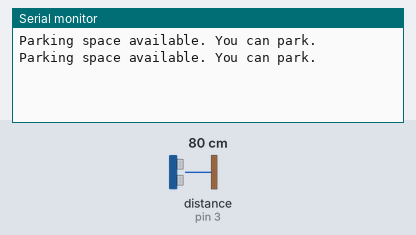
The sketch below on a simulated Arduino Uno, built with avr-gcc and run on an emulated ATmega328P. On the bench: the last lines printed to the serial monitor. The inputs (shaded band) are chosen by the test bench; at power-on: distance to the obstacle (sensor on pin 3) 80 cm. The echo pulse lasts 58.3 µs per cm.

Above: at 1.8 s.
1.9 s: distance to the obstacle (sensor on pin 3) set to 22 cm
At 2.8 s:
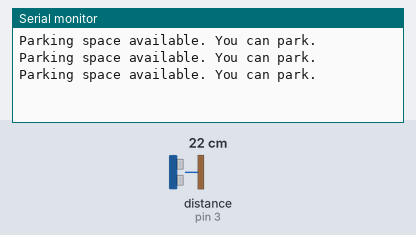
3.4 s: distance to the obstacle (sensor on pin 3) set to 18 cm
At 4.8 s:
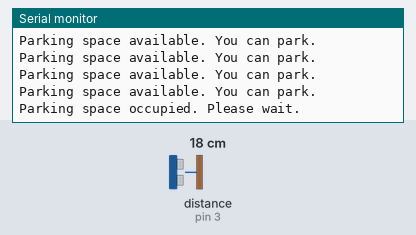

The sketch:

parking.ino
```cpp
#include <NewPing.h>

// Define the trigger and echo pins for the HC-SR04 sensor
const int triggerPin = 2;  // Connect the trigger pin of the HC-SR04 to digital pin 2
const int echoPin = 3;     // Connect the echo pin of the HC-SR04 to digital pin 3
const int led=8;

// Define a threshold distance to determine if the parking space is available
const int thresholdDistance = 20; // Adjust this value as needed (in centimeters)

// Create an instance of the NewPing library
NewPing sonar(triggerPin, echoPin);

void setup() {
  Serial.begin(9600); // Initialize serial communication for debugging
}

void loop() {
  // Measure the distance using the ultrasonic sensor (in centimeters)
  unsigned int distance = sonar.ping_cm();

  if (distance <= thresholdDistance) {
    // Parking space is occupied, indicate that it's unavailable
    Serial.println("Parking space occupied. Please wait.");
    digitalWrite(led,LOW);
  } else {
    // Parking space is available, indicate that it's free
    Serial.println("Parking space available. You can park.");
    digitalWrite(led,HIGH);
  }

  delay(1000); // Delay for 1 second between distance measurements
}
```

Measured:
- the behaviour switches between 21 and 20 cm on distance to the obstacle (sensor on pin 3) (found by bisection; images 1 and 2)
- after the input at 3.4 s, the serial monitor: prints a new line after 0.62 s (image 2)
